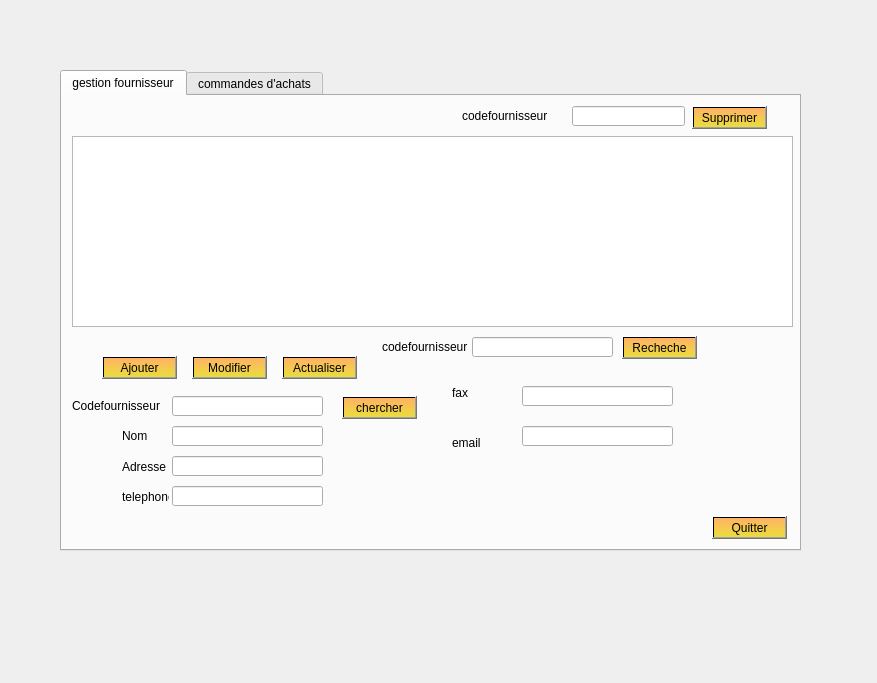
<?xml version="1.0" encoding="UTF-8"?>
<ui version="4.0">
 <class>Gestionfourcmd</class>
 <widget class="QWidget" name="Gestionfourcmd">
  <property name="geometry">
   <rect>
    <x>0</x>
    <y>0</y>
    <width>877</width>
    <height>683</height>
   </rect>
  </property>
  <property name="windowTitle">
   <string>Form</string>
  </property>
  <widget class="QTabWidget" name="tabWidget">
   <property name="geometry">
    <rect>
     <x>60</x>
     <y>70</y>
     <width>741</width>
     <height>481</height>
    </rect>
   </property>
   <property name="styleSheet">
    <string notr="true">font: 8pt &quot;MV Boli&quot;;</string>
   </property>
   <property name="currentIndex">
    <number>0</number>
   </property>
   <widget class="QWidget" name="tab">
    <attribute name="title">
     <string>gestion fournisseur</string>
    </attribute>
    <widget class="QTableView" name="tabfournisseur">
     <property name="geometry">
      <rect>
       <x>10</x>
       <y>40</y>
       <width>721</width>
       <height>191</height>
      </rect>
     </property>
    </widget>
    <widget class="QPushButton" name="pushButton_supprimer_fourn">
     <property name="geometry">
      <rect>
       <x>630</x>
       <y>10</y>
       <width>75</width>
       <height>23</height>
      </rect>
     </property>
     <property name="styleSheet">
      <string notr="true">background-color: qlineargradient(spread:pad, x1:0, y1:0, x2:0, y2:1, stop:0 rgba(255, 178, 102, 255), stop:0.974874 rgba(235, 220, 61, 255), stop:0.98 rgba(0, 0, 0, 255), stop:1 rgba(0, 0, 0, 0));font: 8pt &quot;MV Boli&quot;;</string>
     </property>
     <property name="text">
      <string>Supprimer</string>
     </property>
    </widget>
    <widget class="QLineEdit" name="lineEdit_supprimer_fourn">
     <property name="geometry">
      <rect>
       <x>510</x>
       <y>10</y>
       <width>113</width>
       <height>20</height>
      </rect>
     </property>
    </widget>
    <widget class="QLabel" name="label">
     <property name="geometry">
      <rect>
       <x>400</x>
       <y>10</y>
       <width>101</width>
       <height>20</height>
      </rect>
     </property>
     <property name="styleSheet">
      <string notr="true">font: 8pt &quot;MV Boli&quot;;</string>
     </property>
     <property name="text">
      <string>codefournisseur</string>
     </property>
    </widget>
    <widget class="QPushButton" name="pushButton_ajouter_four">
     <property name="geometry">
      <rect>
       <x>40</x>
       <y>260</y>
       <width>75</width>
       <height>23</height>
      </rect>
     </property>
     <property name="styleSheet">
      <string notr="true">background-color: qlineargradient(spread:pad, x1:0, y1:0, x2:0, y2:1, stop:0 rgba(255, 178, 102, 255), stop:0.974874 rgba(235, 220, 61, 255), stop:0.98 rgba(0, 0, 0, 255), stop:1 rgba(0, 0, 0, 0));
font: 8pt &quot;MV Boli&quot;;</string>
     </property>
     <property name="text">
      <string>Ajouter</string>
     </property>
    </widget>
    <widget class="QPushButton" name="pushButton_pushButton_modifier_fourn">
     <property name="geometry">
      <rect>
       <x>130</x>
       <y>260</y>
       <width>75</width>
       <height>23</height>
      </rect>
     </property>
     <property name="styleSheet">
      <string notr="true">background-color: qlineargradient(spread:pad, x1:0, y1:0, x2:0, y2:1, stop:0 rgba(255, 178, 102, 255), stop:0.974874 rgba(235, 220, 61, 255), stop:0.98 rgba(0, 0, 0, 255), stop:1 rgba(0, 0, 0, 0));font: 8pt &quot;MV Boli&quot;;</string>
     </property>
     <property name="text">
      <string>Modifier</string>
     </property>
    </widget>
    <widget class="QLineEdit" name="lineEdit_codefourn_ajout">
     <property name="geometry">
      <rect>
       <x>110</x>
       <y>300</y>
       <width>151</width>
       <height>20</height>
      </rect>
     </property>
    </widget>
    <widget class="QLineEdit" name="lineEdit_nomfourn_ajout">
     <property name="geometry">
      <rect>
       <x>110</x>
       <y>330</y>
       <width>151</width>
       <height>20</height>
      </rect>
     </property>
    </widget>
    <widget class="QLineEdit" name="lineEdit_adresse_ajout">
     <property name="geometry">
      <rect>
       <x>110</x>
       <y>360</y>
       <width>151</width>
       <height>20</height>
      </rect>
     </property>
    </widget>
    <widget class="QLabel" name="label_2">
     <property name="geometry">
      <rect>
       <x>60</x>
       <y>390</y>
       <width>47</width>
       <height>21</height>
      </rect>
     </property>
     <property name="styleSheet">
      <string notr="true">font: 8pt &quot;MV Boli&quot;;</string>
     </property>
     <property name="text">
      <string>telephone</string>
     </property>
    </widget>
    <widget class="QLabel" name="label_3">
     <property name="geometry">
      <rect>
       <x>10</x>
       <y>300</y>
       <width>91</width>
       <height>20</height>
      </rect>
     </property>
     <property name="styleSheet">
      <string notr="true">font: 8pt &quot;MV Boli&quot;;</string>
     </property>
     <property name="text">
      <string>Codefournisseur</string>
     </property>
    </widget>
    <widget class="QLabel" name="label_4">
     <property name="geometry">
      <rect>
       <x>60</x>
       <y>330</y>
       <width>41</width>
       <height>20</height>
      </rect>
     </property>
     <property name="styleSheet">
      <string notr="true">font: 8pt &quot;MV Boli&quot;;</string>
     </property>
     <property name="text">
      <string>Nom</string>
     </property>
    </widget>
    <widget class="QLabel" name="label_5">
     <property name="geometry">
      <rect>
       <x>60</x>
       <y>360</y>
       <width>51</width>
       <height>21</height>
      </rect>
     </property>
     <property name="styleSheet">
      <string notr="true">font: 8pt &quot;MV Boli&quot;;</string>
     </property>
     <property name="text">
      <string>Adresse</string>
     </property>
    </widget>
    <widget class="QLineEdit" name="lineEdit_fax_ajout">
     <property name="geometry">
      <rect>
       <x>460</x>
       <y>290</y>
       <width>151</width>
       <height>20</height>
      </rect>
     </property>
    </widget>
    <widget class="QLineEdit" name="lineEdit_email_ajout">
     <property name="geometry">
      <rect>
       <x>460</x>
       <y>330</y>
       <width>151</width>
       <height>20</height>
      </rect>
     </property>
    </widget>
    <widget class="QLabel" name="label_6">
     <property name="geometry">
      <rect>
       <x>390</x>
       <y>290</y>
       <width>47</width>
       <height>13</height>
      </rect>
     </property>
     <property name="styleSheet">
      <string notr="true">font: 8pt &quot;MV Boli&quot;;</string>
     </property>
     <property name="text">
      <string>fax</string>
     </property>
    </widget>
    <widget class="QLabel" name="label_7">
     <property name="geometry">
      <rect>
       <x>390</x>
       <y>340</y>
       <width>47</width>
       <height>13</height>
      </rect>
     </property>
     <property name="styleSheet">
      <string notr="true">font: 8pt &quot;MV Boli&quot;;</string>
     </property>
     <property name="text">
      <string>email</string>
     </property>
    </widget>
    <widget class="QLineEdit" name="lineEdit_teleph_ajout">
     <property name="geometry">
      <rect>
       <x>110</x>
       <y>390</y>
       <width>151</width>
       <height>20</height>
      </rect>
     </property>
    </widget>
    <widget class="QPushButton" name="pushButton_recherche_fourn">
     <property name="geometry">
      <rect>
       <x>560</x>
       <y>240</y>
       <width>75</width>
       <height>23</height>
      </rect>
     </property>
     <property name="styleSheet">
      <string notr="true">background-color: qlineargradient(spread:pad, x1:0, y1:0, x2:0, y2:1, stop:0 rgba(255, 178, 102, 255), stop:0.974874 rgba(235, 220, 61, 255), stop:0.98 rgba(0, 0, 0, 255), stop:1 rgba(0, 0, 0, 0));font: 8pt &quot;MV Boli&quot;;</string>
     </property>
     <property name="text">
      <string>Recheche</string>
     </property>
    </widget>
    <widget class="QLineEdit" name="lineEdit_recherche_fourn">
     <property name="geometry">
      <rect>
       <x>410</x>
       <y>241</y>
       <width>141</width>
       <height>20</height>
      </rect>
     </property>
    </widget>
    <widget class="QLabel" name="label_13">
     <property name="geometry">
      <rect>
       <x>320</x>
       <y>240</y>
       <width>91</width>
       <height>21</height>
      </rect>
     </property>
     <property name="styleSheet">
      <string notr="true">font: 8pt &quot;MV Boli&quot;;</string>
     </property>
     <property name="text">
      <string>codefournisseur</string>
     </property>
    </widget>
    <widget class="QPushButton" name="pushButton_actualiser_fourn">
     <property name="geometry">
      <rect>
       <x>220</x>
       <y>260</y>
       <width>75</width>
       <height>23</height>
      </rect>
     </property>
     <property name="styleSheet">
      <string notr="true">background-color: qlineargradient(spread:pad, x1:0, y1:0, x2:0, y2:1, stop:0 rgba(255, 178, 102, 255), stop:0.974874 rgba(235, 220, 61, 255), stop:0.98 rgba(0, 0, 0, 255), stop:1 rgba(0, 0, 0, 0));font: 8pt &quot;MV Boli&quot;;</string>
     </property>
     <property name="text">
      <string>Actualiser</string>
     </property>
    </widget>
    <widget class="QLabel" name="label_21">
     <property name="geometry">
      <rect>
       <x>-10</x>
       <y>0</y>
       <width>211</width>
       <height>31</height>
      </rect>
     </property>
     <property name="text">
      <string/>
     </property>
     <property name="pixmap">
      <pixmap>../1.png</pixmap>
     </property>
    </widget>
    <widget class="QLabel" name="label_23">
     <property name="geometry">
      <rect>
       <x>20</x>
       <y>220</y>
       <width>741</width>
       <height>16</height>
      </rect>
     </property>
     <property name="text">
      <string/>
     </property>
     <property name="pixmap">
      <pixmap>../blue.png</pixmap>
     </property>
    </widget>
    <widget class="QLabel" name="label_24">
     <property name="geometry">
      <rect>
       <x>720</x>
       <y>50</y>
       <width>20</width>
       <height>181</height>
      </rect>
     </property>
     <property name="text">
      <string/>
     </property>
     <property name="pixmap">
      <pixmap>../blue.png</pixmap>
     </property>
    </widget>
    <widget class="QLabel" name="label_27">
     <property name="geometry">
      <rect>
       <x>110</x>
       <y>300</y>
       <width>151</width>
       <height>21</height>
      </rect>
     </property>
     <property name="text">
      <string/>
     </property>
     <property name="pixmap">
      <pixmap>../ornge.png</pixmap>
     </property>
    </widget>
    <widget class="QLabel" name="label_28">
     <property name="geometry">
      <rect>
       <x>110</x>
       <y>330</y>
       <width>151</width>
       <height>21</height>
      </rect>
     </property>
     <property name="text">
      <string/>
     </property>
     <property name="pixmap">
      <pixmap>../ornge.png</pixmap>
     </property>
    </widget>
    <widget class="QLabel" name="label_29">
     <property name="geometry">
      <rect>
       <x>110</x>
       <y>360</y>
       <width>151</width>
       <height>21</height>
      </rect>
     </property>
     <property name="text">
      <string/>
     </property>
     <property name="pixmap">
      <pixmap>../ornge.png</pixmap>
     </property>
    </widget>
    <widget class="QLabel" name="label_30">
     <property name="geometry">
      <rect>
       <x>110</x>
       <y>390</y>
       <width>151</width>
       <height>21</height>
      </rect>
     </property>
     <property name="text">
      <string/>
     </property>
     <property name="pixmap">
      <pixmap>../ornge.png</pixmap>
     </property>
    </widget>
    <widget class="QLabel" name="label_31">
     <property name="geometry">
      <rect>
       <x>340</x>
       <y>300</y>
       <width>151</width>
       <height>21</height>
      </rect>
     </property>
     <property name="text">
      <string/>
     </property>
     <property name="pixmap">
      <pixmap>../ornge.png</pixmap>
     </property>
    </widget>
    <widget class="QLabel" name="label_32">
     <property name="geometry">
      <rect>
       <x>340</x>
       <y>330</y>
       <width>151</width>
       <height>21</height>
      </rect>
     </property>
     <property name="text">
      <string/>
     </property>
     <property name="pixmap">
      <pixmap>../ornge.png</pixmap>
     </property>
    </widget>
    <widget class="QLabel" name="label_33">
     <property name="geometry">
      <rect>
       <x>340</x>
       <y>360</y>
       <width>151</width>
       <height>21</height>
      </rect>
     </property>
     <property name="text">
      <string/>
     </property>
     <property name="pixmap">
      <pixmap>../ornge.png</pixmap>
     </property>
    </widget>
    <widget class="QLabel" name="label_34">
     <property name="geometry">
      <rect>
       <x>570</x>
       <y>300</y>
       <width>151</width>
       <height>21</height>
      </rect>
     </property>
     <property name="text">
      <string/>
     </property>
     <property name="pixmap">
      <pixmap>../ornge.png</pixmap>
     </property>
    </widget>
    <widget class="QLabel" name="label_35">
     <property name="geometry">
      <rect>
       <x>570</x>
       <y>330</y>
       <width>151</width>
       <height>21</height>
      </rect>
     </property>
     <property name="text">
      <string/>
     </property>
     <property name="pixmap">
      <pixmap>../ornge.png</pixmap>
     </property>
    </widget>
    <widget class="QLabel" name="label_37">
     <property name="geometry">
      <rect>
       <x>410</x>
       <y>241</y>
       <width>141</width>
       <height>21</height>
      </rect>
     </property>
     <property name="text">
      <string/>
     </property>
     <property name="pixmap">
      <pixmap>../ornge.png</pixmap>
     </property>
    </widget>
    <widget class="QLabel" name="label_38">
     <property name="geometry">
      <rect>
       <x>510</x>
       <y>10</y>
       <width>111</width>
       <height>21</height>
      </rect>
     </property>
     <property name="text">
      <string/>
     </property>
     <property name="pixmap">
      <pixmap>../ornge.png</pixmap>
     </property>
    </widget>
    <widget class="QPushButton" name="pushButton_2">
     <property name="geometry">
      <rect>
       <x>650</x>
       <y>420</y>
       <width>75</width>
       <height>23</height>
      </rect>
     </property>
     <property name="styleSheet">
      <string notr="true">background-color: qlineargradient(spread:pad, x1:0, y1:0, x2:0, y2:1, stop:0 rgba(255, 178, 102, 255), stop:0.974874 rgba(235, 220, 61, 255), stop:0.98 rgba(0, 0, 0, 255), stop:1 rgba(0, 0, 0, 0));font: 8pt &quot;MV Boli&quot;;</string>
     </property>
     <property name="text">
      <string>Quitter</string>
     </property>
    </widget>
    <widget class="QPushButton" name="pushButton_chercher">
     <property name="geometry">
      <rect>
       <x>280</x>
       <y>300</y>
       <width>75</width>
       <height>23</height>
      </rect>
     </property>
     <property name="styleSheet">
      <string notr="true">background-color: qlineargradient(spread:pad, x1:0, y1:0, x2:0, y2:1, stop:0 rgba(255, 178, 102, 255), stop:0.974874 rgba(235, 220, 61, 255), stop:0.98 rgba(0, 0, 0, 255), stop:1 rgba(0, 0, 0, 0));
font: 8pt &quot;MV Boli&quot;;</string>
     </property>
     <property name="text">
      <string>chercher</string>
     </property>
    </widget>
    <zorder>label_38</zorder>
    <zorder>label_37</zorder>
    <zorder>label_35</zorder>
    <zorder>label_34</zorder>
    <zorder>label_33</zorder>
    <zorder>label_32</zorder>
    <zorder>label_31</zorder>
    <zorder>label_30</zorder>
    <zorder>label_29</zorder>
    <zorder>label_28</zorder>
    <zorder>label_27</zorder>
    <zorder>label_24</zorder>
    <zorder>label_23</zorder>
    <zorder>tabfournisseur</zorder>
    <zorder>pushButton_supprimer_fourn</zorder>
    <zorder>lineEdit_supprimer_fourn</zorder>
    <zorder>label</zorder>
    <zorder>pushButton_ajouter_four</zorder>
    <zorder>pushButton_pushButton_modifier_fourn</zorder>
    <zorder>lineEdit_codefourn_ajout</zorder>
    <zorder>lineEdit_nomfourn_ajout</zorder>
    <zorder>lineEdit_adresse_ajout</zorder>
    <zorder>label_2</zorder>
    <zorder>label_3</zorder>
    <zorder>label_4</zorder>
    <zorder>label_5</zorder>
    <zorder>lineEdit_fax_ajout</zorder>
    <zorder>lineEdit_email_ajout</zorder>
    <zorder>label_6</zorder>
    <zorder>label_7</zorder>
    <zorder>lineEdit_teleph_ajout</zorder>
    <zorder>pushButton_recherche_fourn</zorder>
    <zorder>lineEdit_recherche_fourn</zorder>
    <zorder>label_13</zorder>
    <zorder>pushButton_actualiser_fourn</zorder>
    <zorder>label_21</zorder>
    <zorder>pushButton_2</zorder>
    <zorder>pushButton_chercher</zorder>
   </widget>
   <widget class="QWidget" name="tab_2">
    <attribute name="title">
     <string>commandes d'achats</string>
    </attribute>
    <widget class="QTableView" name="tabcmd">
     <property name="geometry">
      <rect>
       <x>0</x>
       <y>41</y>
       <width>721</width>
       <height>201</height>
      </rect>
     </property>
    </widget>
    <widget class="QPushButton" name="pushButton_supp_cmd">
     <property name="geometry">
      <rect>
       <x>650</x>
       <y>10</y>
       <width>75</width>
       <height>23</height>
      </rect>
     </property>
     <property name="styleSheet">
      <string notr="true">background-color: qlineargradient(spread:pad, x1:0, y1:0, x2:0, y2:1, stop:0 rgba(255, 178, 102, 255), stop:0.974874 rgba(235, 220, 61, 255), stop:0.98 rgba(0, 0, 0, 255), stop:1 rgba(0, 0, 0, 0));</string>
     </property>
     <property name="text">
      <string>Supprimer</string>
     </property>
    </widget>
    <widget class="QLineEdit" name="lineEdit_refcmd_supp">
     <property name="geometry">
      <rect>
       <x>530</x>
       <y>10</y>
       <width>113</width>
       <height>20</height>
      </rect>
     </property>
    </widget>
    <widget class="QLineEdit" name="lineEdit_refcmd_ajout">
     <property name="geometry">
      <rect>
       <x>120</x>
       <y>340</y>
       <width>151</width>
       <height>20</height>
      </rect>
     </property>
    </widget>
    <widget class="QLineEdit" name="lineEdit_date_ajout">
     <property name="geometry">
      <rect>
       <x>120</x>
       <y>370</y>
       <width>151</width>
       <height>20</height>
      </rect>
     </property>
    </widget>
    <widget class="QLineEdit" name="lineEdit_codefcmd">
     <property name="geometry">
      <rect>
       <x>120</x>
       <y>400</y>
       <width>151</width>
       <height>20</height>
      </rect>
     </property>
    </widget>
    <widget class="QLineEdit" name="lineEdit_idprod_ajout">
     <property name="geometry">
      <rect>
       <x>540</x>
       <y>340</y>
       <width>141</width>
       <height>20</height>
      </rect>
     </property>
    </widget>
    <widget class="QLabel" name="label_14">
     <property name="geometry">
      <rect>
       <x>10</x>
       <y>340</y>
       <width>111</width>
       <height>20</height>
      </rect>
     </property>
     <property name="styleSheet">
      <string notr="true">font: 8pt &quot;MV Boli&quot;;</string>
     </property>
     <property name="text">
      <string>ref cmd</string>
     </property>
    </widget>
    <widget class="QLabel" name="label_15">
     <property name="geometry">
      <rect>
       <x>20</x>
       <y>370</y>
       <width>81</width>
       <height>16</height>
      </rect>
     </property>
     <property name="styleSheet">
      <string notr="true">font: 8pt &quot;MV Boli&quot;;</string>
     </property>
     <property name="text">
      <string>date</string>
     </property>
    </widget>
    <widget class="QLabel" name="label_16">
     <property name="geometry">
      <rect>
       <x>20</x>
       <y>400</y>
       <width>91</width>
       <height>16</height>
      </rect>
     </property>
     <property name="styleSheet">
      <string notr="true">font: 8pt &quot;MV Boli&quot;;</string>
     </property>
     <property name="text">
      <string>codef</string>
     </property>
    </widget>
    <widget class="QLabel" name="label_17">
     <property name="geometry">
      <rect>
       <x>440</x>
       <y>340</y>
       <width>91</width>
       <height>20</height>
      </rect>
     </property>
     <property name="styleSheet">
      <string notr="true">font: 8pt &quot;MV Boli&quot;;</string>
     </property>
     <property name="text">
      <string>id produit</string>
     </property>
    </widget>
    <widget class="QPushButton" name="pushButton_ajouter_cmd">
     <property name="geometry">
      <rect>
       <x>40</x>
       <y>270</y>
       <width>75</width>
       <height>23</height>
      </rect>
     </property>
     <property name="styleSheet">
      <string notr="true">background-color: qlineargradient(spread:pad, x1:0, y1:0, x2:0, y2:1, stop:0 rgba(255, 178, 102, 255), stop:0.974874 rgba(235, 220, 61, 255), stop:0.98 rgba(0, 0, 0, 255), stop:1 rgba(0, 0, 0, 0));font: 8pt &quot;MV Boli&quot;;</string>
     </property>
     <property name="text">
      <string>Ajouter</string>
     </property>
    </widget>
    <widget class="QPushButton" name="pushButton_modifier_cmd">
     <property name="geometry">
      <rect>
       <x>120</x>
       <y>270</y>
       <width>75</width>
       <height>23</height>
      </rect>
     </property>
     <property name="styleSheet">
      <string notr="true">background-color: qlineargradient(spread:pad, x1:0, y1:0, x2:0, y2:1, stop:0 rgba(255, 178, 102, 255), stop:0.974874 rgba(235, 220, 61, 255), stop:0.98 rgba(0, 0, 0, 255), stop:1 rgba(0, 0, 0, 0));v</string>
     </property>
     <property name="text">
      <string>Modifier</string>
     </property>
    </widget>
    <widget class="QPushButton" name="pushButton_actualisercmd">
     <property name="geometry">
      <rect>
       <x>200</x>
       <y>270</y>
       <width>75</width>
       <height>23</height>
      </rect>
     </property>
     <property name="styleSheet">
      <string notr="true">background-color: qlineargradient(spread:pad, x1:0, y1:0, x2:0, y2:1, stop:0 rgba(255, 178, 102, 255), stop:0.974874 rgba(235, 220, 61, 255), stop:0.98 rgba(0, 0, 0, 255), stop:1 rgba(0, 0, 0, 0));font: 8pt &quot;MV Boli&quot;;</string>
     </property>
     <property name="text">
      <string>Actualiser</string>
     </property>
    </widget>
    <widget class="QPushButton" name="pushButton_tri_2">
     <property name="geometry">
      <rect>
       <x>650</x>
       <y>260</y>
       <width>81</width>
       <height>23</height>
      </rect>
     </property>
     <property name="styleSheet">
      <string notr="true">background-color: qlineargradient(spread:pad, x1:0, y1:0, x2:0, y2:1, stop:0 rgba(255, 178, 102, 255), stop:0.974874 rgba(235, 220, 61, 255), stop:0.98 rgba(0, 0, 0, 255), stop:1 rgba(0, 0, 0, 0));font: 8pt &quot;MV Boli&quot;;</string>
     </property>
     <property name="text">
      <string>TRI PAR REF</string>
     </property>
    </widget>
    <widget class="QPushButton" name="pushButton_recherchecmd">
     <property name="geometry">
      <rect>
       <x>570</x>
       <y>260</y>
       <width>75</width>
       <height>23</height>
      </rect>
     </property>
     <property name="styleSheet">
      <string notr="true">background-color: qlineargradient(spread:pad, x1:0, y1:0, x2:0, y2:1, stop:0 rgba(255, 178, 102, 255), stop:0.974874 rgba(235, 220, 61, 255), stop:0.98 rgba(0, 0, 0, 255), stop:1 rgba(0, 0, 0, 0));font: 8pt &quot;MV Boli&quot;;</string>
     </property>
     <property name="text">
      <string>Recherche</string>
     </property>
    </widget>
    <widget class="QLineEdit" name="lineEdit_recherchecmd">
     <property name="geometry">
      <rect>
       <x>432</x>
       <y>260</y>
       <width>131</width>
       <height>20</height>
      </rect>
     </property>
    </widget>
    <widget class="QLabel" name="label_19">
     <property name="geometry">
      <rect>
       <x>476</x>
       <y>10</y>
       <width>51</width>
       <height>20</height>
      </rect>
     </property>
     <property name="text">
      <string>ref cmd</string>
     </property>
    </widget>
    <widget class="QLabel" name="label_20">
     <property name="geometry">
      <rect>
       <x>360</x>
       <y>260</y>
       <width>51</width>
       <height>20</height>
      </rect>
     </property>
     <property name="styleSheet">
      <string notr="true">font: 8pt &quot;MV Boli&quot;;</string>
     </property>
     <property name="text">
      <string>ref cmd</string>
     </property>
    </widget>
    <widget class="QLabel" name="label_22">
     <property name="geometry">
      <rect>
       <x>-10</x>
       <y>0</y>
       <width>211</width>
       <height>31</height>
      </rect>
     </property>
     <property name="text">
      <string/>
     </property>
     <property name="pixmap">
      <pixmap>../1.png</pixmap>
     </property>
    </widget>
    <widget class="QLabel" name="label_25">
     <property name="geometry">
      <rect>
       <x>20</x>
       <y>230</y>
       <width>741</width>
       <height>16</height>
      </rect>
     </property>
     <property name="text">
      <string/>
     </property>
     <property name="pixmap">
      <pixmap>../blue.png</pixmap>
     </property>
    </widget>
    <widget class="QLabel" name="label_26">
     <property name="geometry">
      <rect>
       <x>720</x>
       <y>50</y>
       <width>20</width>
       <height>191</height>
      </rect>
     </property>
     <property name="text">
      <string/>
     </property>
     <property name="pixmap">
      <pixmap>../blue.png</pixmap>
     </property>
    </widget>
    <widget class="QLabel" name="label_39">
     <property name="geometry">
      <rect>
       <x>120</x>
       <y>340</y>
       <width>151</width>
       <height>21</height>
      </rect>
     </property>
     <property name="text">
      <string/>
     </property>
     <property name="pixmap">
      <pixmap>../ornge.png</pixmap>
     </property>
    </widget>
    <widget class="QLabel" name="label_40">
     <property name="geometry">
      <rect>
       <x>120</x>
       <y>370</y>
       <width>151</width>
       <height>21</height>
      </rect>
     </property>
     <property name="text">
      <string/>
     </property>
     <property name="pixmap">
      <pixmap>../ornge.png</pixmap>
     </property>
    </widget>
    <widget class="QLabel" name="label_41">
     <property name="geometry">
      <rect>
       <x>120</x>
       <y>400</y>
       <width>151</width>
       <height>21</height>
      </rect>
     </property>
     <property name="text">
      <string/>
     </property>
     <property name="pixmap">
      <pixmap>../ornge.png</pixmap>
     </property>
    </widget>
    <widget class="QLabel" name="label_42">
     <property name="geometry">
      <rect>
       <x>420</x>
       <y>350</y>
       <width>141</width>
       <height>21</height>
      </rect>
     </property>
     <property name="text">
      <string/>
     </property>
     <property name="pixmap">
      <pixmap>../ornge.png</pixmap>
     </property>
    </widget>
    <widget class="QLabel" name="label_43">
     <property name="geometry">
      <rect>
       <x>420</x>
       <y>380</y>
       <width>141</width>
       <height>21</height>
      </rect>
     </property>
     <property name="text">
      <string/>
     </property>
     <property name="pixmap">
      <pixmap>../ornge.png</pixmap>
     </property>
    </widget>
    <widget class="QLabel" name="label_44">
     <property name="geometry">
      <rect>
       <x>430</x>
       <y>260</y>
       <width>131</width>
       <height>21</height>
      </rect>
     </property>
     <property name="text">
      <string/>
     </property>
     <property name="pixmap">
      <pixmap>../ornge.png</pixmap>
     </property>
    </widget>
    <widget class="QLabel" name="label_45">
     <property name="geometry">
      <rect>
       <x>530</x>
       <y>10</y>
       <width>111</width>
       <height>21</height>
      </rect>
     </property>
     <property name="text">
      <string/>
     </property>
     <property name="pixmap">
      <pixmap>../ornge.png</pixmap>
     </property>
    </widget>
    <widget class="QPushButton" name="pushButton_quitter">
     <property name="geometry">
      <rect>
       <x>650</x>
       <y>420</y>
       <width>75</width>
       <height>23</height>
      </rect>
     </property>
     <property name="styleSheet">
      <string notr="true">background-color: qlineargradient(spread:pad, x1:0, y1:0, x2:0, y2:1, stop:0 rgba(255, 178, 102, 255), stop:0.974874 rgba(235, 220, 61, 255), stop:0.98 rgba(0, 0, 0, 255), stop:1 rgba(0, 0, 0, 0));font: 8pt &quot;MV Boli&quot;;</string>
     </property>
     <property name="text">
      <string>Quitter</string>
     </property>
    </widget>
    <widget class="QPushButton" name="pushButton_cherchercmd">
     <property name="geometry">
      <rect>
       <x>290</x>
       <y>340</y>
       <width>75</width>
       <height>23</height>
      </rect>
     </property>
     <property name="styleSheet">
      <string notr="true">background-color: qlineargradient(spread:pad, x1:0, y1:0, x2:0, y2:1, stop:0 rgba(255, 178, 102, 255), stop:0.974874 rgba(235, 220, 61, 255), stop:0.98 rgba(0, 0, 0, 255), stop:1 rgba(0, 0, 0, 0));font: 8pt &quot;MV Boli&quot;;</string>
     </property>
     <property name="text">
      <string>chercher</string>
     </property>
    </widget>
    <zorder>label_45</zorder>
    <zorder>label_44</zorder>
    <zorder>label_41</zorder>
    <zorder>label_40</zorder>
    <zorder>label_43</zorder>
    <zorder>label_42</zorder>
    <zorder>label_39</zorder>
    <zorder>label_26</zorder>
    <zorder>label_25</zorder>
    <zorder>tabcmd</zorder>
    <zorder>pushButton_supp_cmd</zorder>
    <zorder>lineEdit_refcmd_supp</zorder>
    <zorder>lineEdit_refcmd_ajout</zorder>
    <zorder>lineEdit_date_ajout</zorder>
    <zorder>lineEdit_codefcmd</zorder>
    <zorder>lineEdit_idprod_ajout</zorder>
    <zorder>label_14</zorder>
    <zorder>label_15</zorder>
    <zorder>label_16</zorder>
    <zorder>label_17</zorder>
    <zorder>pushButton_ajouter_cmd</zorder>
    <zorder>pushButton_modifier_cmd</zorder>
    <zorder>pushButton_actualisercmd</zorder>
    <zorder>pushButton_tri_2</zorder>
    <zorder>pushButton_recherchecmd</zorder>
    <zorder>lineEdit_recherchecmd</zorder>
    <zorder>label_19</zorder>
    <zorder>label_20</zorder>
    <zorder>label_22</zorder>
    <zorder>pushButton_quitter</zorder>
    <zorder>pushButton_cherchercmd</zorder>
   </widget>
  </widget>
 </widget>
 <resources/>
 <connections/>
</ui>
